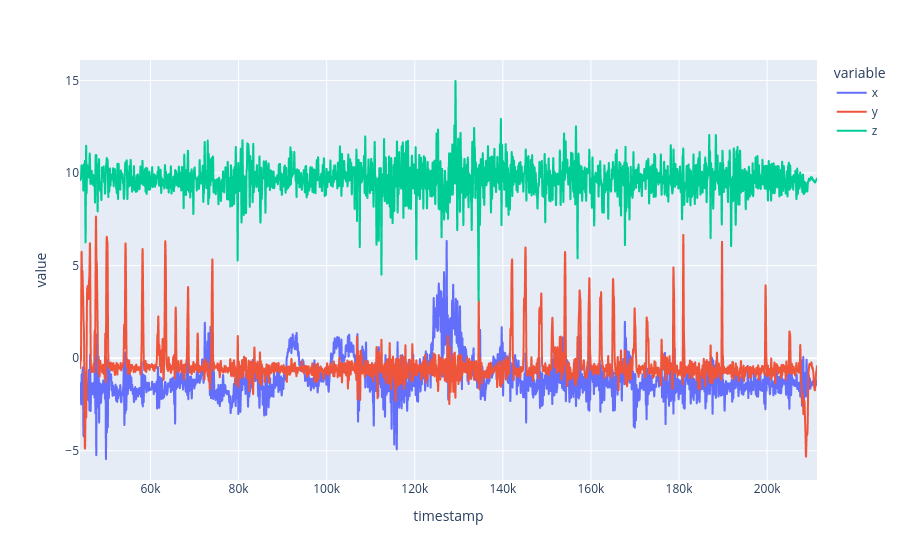

Notebook code cell kept with this figure:
### Code cell
px.line(accel.loc[start:])

### Figure 1 — Plotly figure (JSON) as saved in the notebook; plotly's stock layout.template omitted (floating-point values rounded to 4 significant figures; data arrays with more than 128 entries replaced by an {"elided": "..."} marker saying what was removed)
{"data": [{"hovertemplate": "variable=x<br>timestamp=%{x}<br>value=%{y}<extra></extra>", "legendgroup": "x", "line": {"color": "#636efa", "dash": "solid"}, "marker": {"symbol": "circle"}, "mode": "lines", "name": "x", "showlegend": true, "type": "scattergl", "x": {"elided": "16533 int values"}, "xaxis": "x", "y": {"elided": "16533 float values"}, "yaxis": "y"}, {"hovertemplate": "variable=y<br>timestamp=%{x}<br>value=%{y}<extra></extra>", "legendgroup": "y", "line": {"color": "#EF553B", "dash": "solid"}, "marker": {"symbol": "circle"}, "mode": "lines", "name": "y", "showlegend": true, "type": "scattergl", "x": {"elided": "16533 int values"}, "xaxis": "x", "y": {"elided": "16533 float values"}, "yaxis": "y"}, {"hovertemplate": "variable=z<br>timestamp=%{x}<br>value=%{y}<extra></extra>", "legendgroup": "z", "line": {"color": "#00cc96", "dash": "solid"}, "marker": {"symbol": "circle"}, "mode": "lines", "name": "z", "showlegend": true, "type": "scattergl", "x": {"elided": "16533 int values"}, "xaxis": "x", "y": {"elided": "16533 float values"}, "yaxis": "y"}], "layout": {"legend": {"title": {"text": "variable"}, "tracegroupgap": 0}, "margin": {"t": 60}, "xaxis": {"anchor": "y", "domain": [0, 1], "title": {"text": "timestamp"}}, "yaxis": {"anchor": "x", "domain": [0, 1], "title": {"text": "value"}}}}
